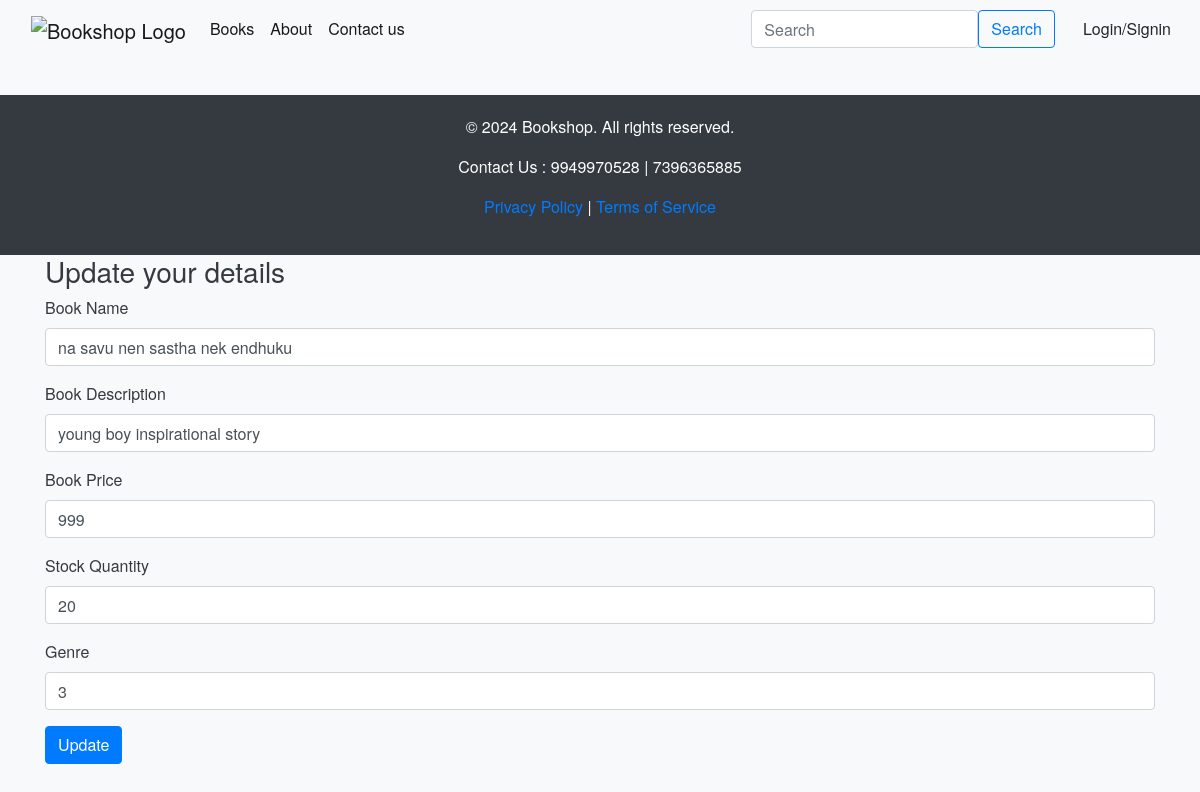
Screenshot of /update/1 with the database file from the repository.
### app.py (models this page shows)
class Products(db.Model):
    __tablename__ = 'products'
    ProductID = db.Column(db.Integer, primary_key=True)
    ProductName= db.Column(db.String(50), nullable=False)
    Author= db.Column(db.String(30), nullable=False)
    Description= db.Column(db.String(100), nullable=False)
    Price= db.Column(db.Integer, nullable=False)
    StockQuantity= db.Column(db.Integer,nullable=False)
    CategoryID= db.Column(db.Integer,db.ForeignKey('categories.CategoryID'), nullable=False )
    MerchantID = db.Column(db.Integer, db.ForeignKey('users.UserID'), nullable=False)
    ProductImage = db.Column(db.String(100), nullable=False)

### app.py (the view, shortened to what this page needs)
@app.route('/update/<int:product_id>',methods = ['GET','POST'])
def update(product_id):
    product = Products.query.filter_by(ProductID = product_id).first()
    return render_template('update_book.html',product = product)

### templates/update_book.html
{% include 'base.html' %}
{% block body %}
<div class="container">
    <h3>Update your details</h3>
    <form method="post" action="/update/{{product.ProductID}}">
        <div class="mb-3">
          <label for="name" class="form-label">Book Name</label>
          <input type="text" class="form-control" name = "name" value = "{{product.ProductName}}" id="bookname">
        </div>
        <div class="mb-3">
          <label for="desc" class="form-label">Book Description</label>
          <input type="text" class="form-control" name = "desc" value = "{{product.Description}}" id="bookdesc">
        </div>
        <div class="mb-3">
            <label for="price" class="form-label">Book Price</label>
            <input type="number" class="form-control" name = "price" value = "{{product.Price}}" id="bookprice">
          </div>
          <div class="mb-3">
            <label for="amount" class="form-label">Stock Quantity</label>
            <input type="number" class="form-control" name = "amount" value = "{{product.StockQuantity}}" id="stockamount">
          </div>
          <div class="mb-3">
            <label for="category" class="form-label">Genre</label>
            <input type="number" class="form-control" name = "category" value = "{{product.CategoryID}}" id="categoryid">
          </div>
        <button type="submit" class="btn btn-primary">Update</button>
      </form>
</div>
{% endblock body %}

### templates/base.html (style rules this page uses)
body { background-color: #f8f9fa; color: #343a40; font-family: 'Helvetica Neue', Helvetica, Arial, sans-serif; display: flex; flex-direction: column; min-height: 100vh; margin: 0; }
.btn-primary { background-color: #007bff; border-color: #007bff; }
.container { flex: 1; }

### rows the page displays
Products: name "na savu nen sastha nek endhuku", desc "young boy inspirational story", price "999", amount "20", category "3"
